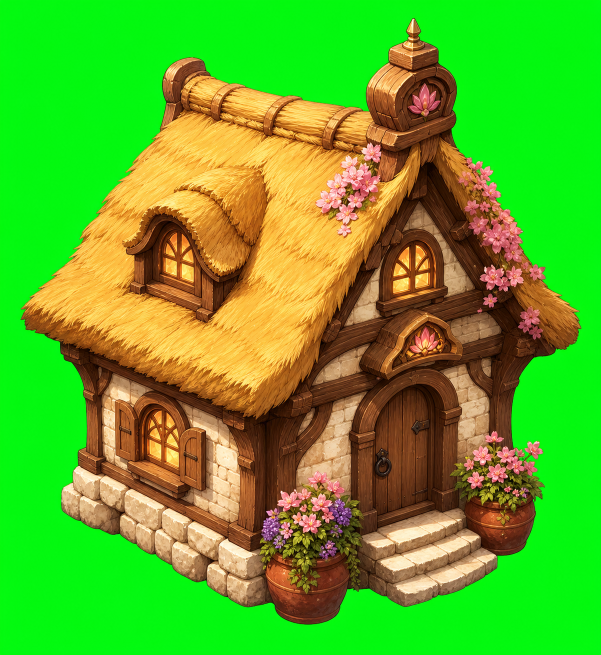
#> input picture art/p27b_sources_next/ai_cottage_brown.png, 1201 x 1309 px (shown at 1/2 size)
$ python tile_seamless.py ../art/p27b_sources_next/ai_cottage_brown.png out.png --width 100 --height 100
#> lines starting #> are read from the running program, lines starting #| are printed output that depends on the picture
#!/usr/bin/env python3
"""Make a repeating sprite tile horizontally seam-free by TRANSLATION ONLY.

Why translation and not a cross-fade: the sanctuary art is crisp pixel art drawn at
1:1 (FilterQuality.None). Blending a band across the seam turns 4-6 columns of sharp
blocks into mush, which is more visible than the seam it removes.

How it works: rotating the image circularly by s puts original column s-1 next to
column s at the tile boundary. So after ANY rotation the two touching columns were
already neighbours in the source art - the question is only WHICH pair of neighbours
looks most continuous. That is measurable: sum of |RGB| differences over the touching
columns. We pick the minimum, which usually lands inside a mortar joint.

Limitation, stated honestly: rotation does not fix the PHASE of a repeating feature
such as crenellations. It is therefore not enough to trust the number - the tool also
writes a 3-tile strip so the result can be looked at.

Usage:
  python3 tools/tile_seamless.py IN.png OUT.png --width 88 --height 48 [--strip out.png]
"""

from __future__ import annotations

import argparse
from pathlib import Path

from PIL import Image


def seam_columns(image: Image.Image) -> tuple[float, int]:
    """Mean |RGB| difference between the right edge and the left edge."""
    width, height = image.size
    px = image.load()
    total = 0
    pairs = 0
    for y in range(height):
        a, b = px[width - 1, y], px[0, y]
        if a[3] == 0 or b[3] == 0:
            continue
        total += abs(a[0] - b[0]) + abs(a[1] - b[1]) + abs(a[2] - b[2])
        pairs += 1
    return (total / pairs if pairs else 0.0), pairs


def seam_rows(image: Image.Image) -> tuple[float, int]:
    width, height = image.size
    px = image.load()
    total = 0
    pairs = 0
    for x in range(width):
        a, b = px[x, height - 1], px[x, 0]
        if a[3] == 0 or b[3] == 0:
            continue
        total += abs(a[0] - b[0]) + abs(a[1] - b[1]) + abs(a[2] - b[2])
        pairs += 1
    return (total / pairs if pairs else 0.0), pairs


def best_shift(image: Image.Image) -> tuple[int, float]:
    """Circular shift that minimises the vertical seam."""
    width = image.width
    px = image.load()
    best_s, best_cost = 0, float("inf")
    for s in range(width):
        cost = 0
        for y in range(image.height):
            a, b = px[(s - 1) % width, y], px[s % width, y]
            if a[3] == 0 or b[3] == 0:
                continue
            cost += abs(a[0] - b[0]) + abs(a[1] - b[1]) + abs(a[2] - b[2])
        if cost < best_cost:
            best_s, best_cost = s, cost
    return best_s, best_cost


def strip(image: Image.Image, count: int = 3) -> Image.Image:
    out = Image.new("RGBA", (image.width * count, image.height), (0, 0, 0, 0))
    for i in range(count):
        out.paste(image, (i * image.width, 0))
    return out


def main() -> int:
    parser = argparse.ArgumentParser()
    parser.add_argument("source")
    parser.add_argument("output")
    parser.add_argument("--width", type=int, required=True)
    parser.add_argument("--height", type=int, required=True)
    parser.add_argument("--strip", help="also write a 3-tile strip here for eyeballing")
    parser.add_argument("--keep-alpha", action="store_true",
                        help="resample with BOX instead of hard-fitting to the canvas")
    args = parser.parse_args()

    src = Image.open(args.source).convert("RGBA")
    before_v, _ = seam_columns(src)
#> the loop in seam_columns, `for y in range(height):` made 1309 passes
#> (a, b, total) on passes 1 to 3: ((19, 242, 24, 255), (20, 243, 25, 255), 3), ((8, 247, 16, 255), (10, 249, 21, 255), 12), ((6, 249, 14, 255), (7, 250, 18, 255), 18)
#> after the loop in seam_columns, `for y in range(height):`: pairs = 1309; total = 5485
#> before_v = 4.19
    before_h, h_pairs = seam_rows(src)
#> the loop in seam_rows, `for x in range(width):` made 1201 passes
#> (a, b, total) on passes 1 to 3: ((18, 240, 24, 255), (20, 243, 25, 255), 6), ((9, 246, 17, 255), (12, 247, 26, 255), 19), ((6, 248, 14, 255), (8, 248, 20, 255), 27)
#> after the loop in seam_rows, `for x in range(width):`: pairs = 1201; total = 8924
#> before_h = 7.43; h_pairs = 1201

    shift, _ = best_shift(src)
#> after the loop in best_shift, `for s in range(width):`: best_cost = 624; best_s = 14
#> shift = 14
    rotated = Image.new("RGBA", src.size, (0, 0, 0, 0))
#> rotated: PIL image 1201x1309 RGBA; every value is 0
    width = src.width
#> width = 1201
    rotated.paste(src.crop((shift, 0, width, src.height)), (0, 0))
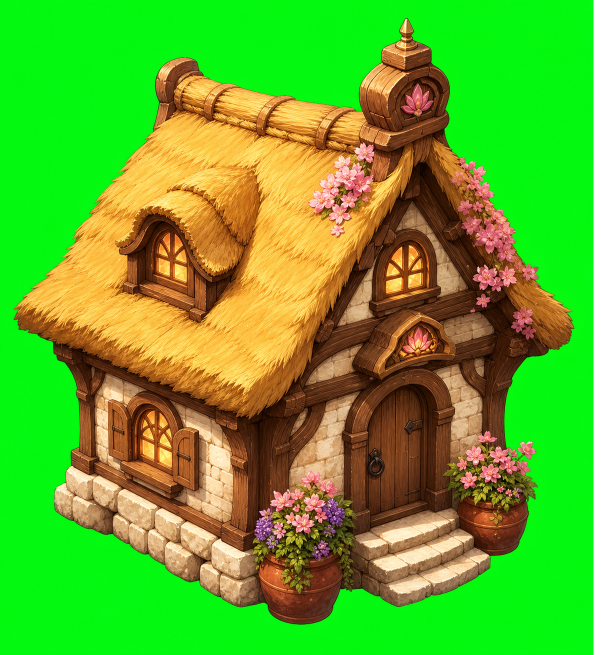
#> rotated: PIL image 1201x1309 RGBA (shown at 1/2 size); mean R, G, B, A 92.6, 170.2, 37.2, 252; transparent parts drawn white
    rotated.paste(src.crop((0, 0, shift, src.height)), (width - shift, 0))

    if rotated.size != (args.width, args.height):
        rotated = rotated.resize((args.width, args.height), Image.Resampling.BOX)
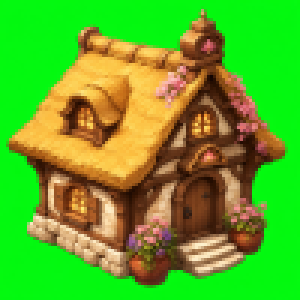
#> rotated: PIL image 100x100 RGBA (shown 3 times larger); mean R, G, B, A 92.5, 173.1, 37.3, 255
        # BOX invents in-between alpha; the renderer needs binary alpha.
        rotated.putalpha(rotated.getchannel("A").point(lambda v: 255 if v >= 128 else 0))

    after_v, pairs_v = seam_columns(rotated)
#> the loop in seam_columns (call 2), `for y in range(height):` made 100 passes
#> (a, b, total) on passes 1, 4, 5, 6, 7, 8, 9, 10, 11, 15, 16, 17: ((4, 249, 15, 255), (3, 249, 15, 255), 1), ((3, 250, 15, 255), (3, 249, 15, 255), 2), ((3, 250, 16, 255), (3, 249, 16, 255), 3), ((3, 250, 16, 255), (3, 249, 15, 255), 5), ((3, 249, 16, 255), (2, 249, 16, 255), 6), ((3, 250, 15, 255), (2, 249, 16, 255), 9), ((3, 250, 16, 255), (3, 249, 16, 255), 10), ((3, 250, 15, 255), (3, 249, 16, 255), 12), ((3, 249, 15, 255), (3, 249, 16, 255), 13), ((3, 249, 15, 255), (2, 249, 16, 255), 15), ((3, 249, 15, 255), (2, 249, 16, 255), 17), ((3, 249, 15, 255), (2, 249, 15, 255), 18)
#> (b, total) on passes 2, 3, 12, 13, 14, 20: ((3, 249, 15, 255), 1), ((3, 249, 15, 255), 1), ((3, 249, 15, 255), 13), ((3, 249, 15, 255), 13), ((2, 249, 15, 255), 13), ((3, 249, 15, 255), 20)
    after_h, pairs_h = seam_rows(rotated)

    out = Path(args.output)
    out.parent.mkdir(parents=True, exist_ok=True)
    rotated.save(out, optimize=True)
    if args.strip:
        Path(args.strip).parent.mkdir(parents=True, exist_ok=True)
        strip(rotated).save(args.strip)

    print(f"shift used: {shift}px")
#| shift used: 14px
    print(f"vertical seam:   {before_v:7.2f} -> {after_v:7.2f}  "
          f"({pairs_v}/{rotated.height} edge rows compared)")
#| vertical seam:      4.19 ->    1.01  (100/100 edge rows compared)
    print(f"horizontal seam: {before_h:7.2f} -> {after_h:7.2f}  "
          f"({pairs_h}/{rotated.width} edge columns compared)")
#| horizontal seam:    7.43 ->    1.30  (100/100 edge columns compared)
    if pairs_v < rotated.height // 2:
        print("NOTE: most edge rows are transparent, so the vertical seam is not really "
              "tested by this tile's geometry.")
    print(f"wrote {out}" + (f" and {args.strip}" if args.strip else ""))
    return 0


if __name__ == "__main__":
    raise SystemExit(main())
#> (the program exits here)

$ run again, on art/p27b_sources_next/ai_summoning_hall.png
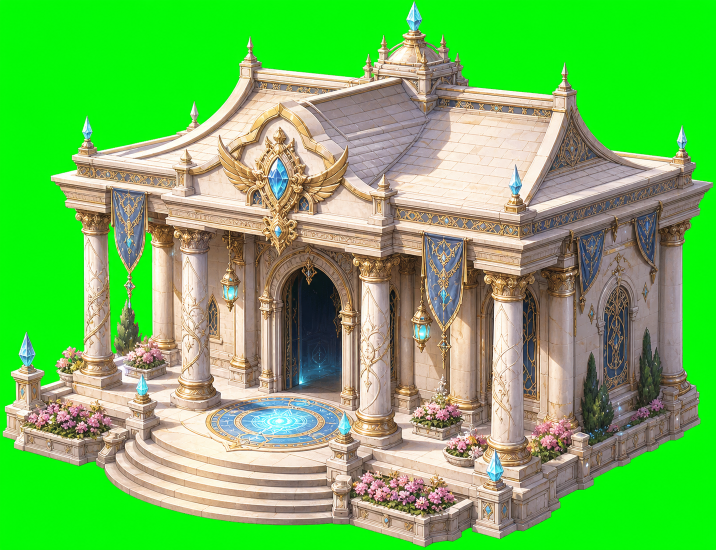
#> input picture art/p27b_sources_next/ai_summoning_hall.png, 1431 x 1099 px (shown at 1/2 size)
#> the loop in seam_columns, `for y in range(height):` made 1099 passes
#> (a, b, total) on passes 1 to 3: ((21, 243, 16, 255), (24, 243, 17, 255), 4), ((10, 248, 9, 255), (13, 249, 13, 255), 12), ((7, 250, 6, 255), (9, 250, 10, 255), 18)
#> after the loop in seam_columns, `for y in range(height):`: pairs = 1099; total = 3426
#> before_v = 3.12
#> the loop in seam_rows, `for x in range(width):` made 1431 passes
#> (a, b, total) on passes 1 to 3: ((21, 240, 16, 255), (24, 243, 17, 255), 7), ((11, 246, 10, 255), (16, 247, 16, 255), 19), ((8, 248, 7, 255), (11, 249, 11, 255), 27)
#> after the loop in seam_rows, `for x in range(width):`: pairs = 1431; total = 8751
#> before_h = 6.12; h_pairs = 1431
#> after the loop in best_shift, `for s in range(width):`: best_cost = 1155; best_s = 4
#> in main, `rotated.paste(src.crop((shift, 0, width, src.height)), (0, 0))`:
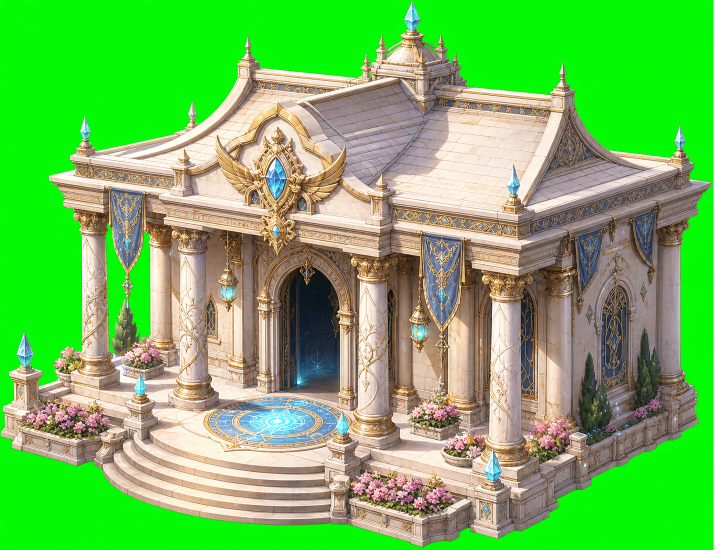
#> rotated: PIL image 1431x1099 RGBA (shown at 1/2 size); mean R, G, B, A 110.6, 185.5, 89.5, 254.3; transparent parts drawn white
#> in main, `rotated = rotated.resize((args.width, args.height), Image.Resampling.B..`:
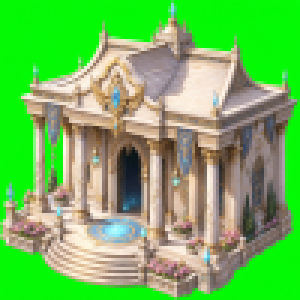
#> rotated: PIL image 100x100 RGBA (shown 3 times larger); mean R, G, B, A 110.6, 186.1, 89.5, 255
#> the loop in seam_columns (call 2), `for y in range(height):` made 100 passes
#> (a, b, total) on passes 1, 2, 3, 4, 5, 7, 9, 15: ((5, 250, 7, 255), (4, 250, 4, 255), 4), ((4, 250, 5, 255), (3, 250, 3, 255), 7), ((3, 249, 4, 255), (3, 250, 4, 255), 8), ((3, 250, 5, 255), (3, 250, 3, 255), 10), ((3, 250, 5, 255), (3, 250, 4, 255), 11), ((3, 250, 5, 255), (2, 250, 4, 255), 13), ((3, 250, 4, 255), (3, 250, 3, 255), 14), ((3, 249, 4, 255), (3, 250, 4, 255), 15)
#| shift used: 4px
#| vertical seam:      3.12 ->   16.29  (100/100 edge rows compared)
#| horizontal seam:    6.12 ->    5.30  (100/100 edge columns compared)
